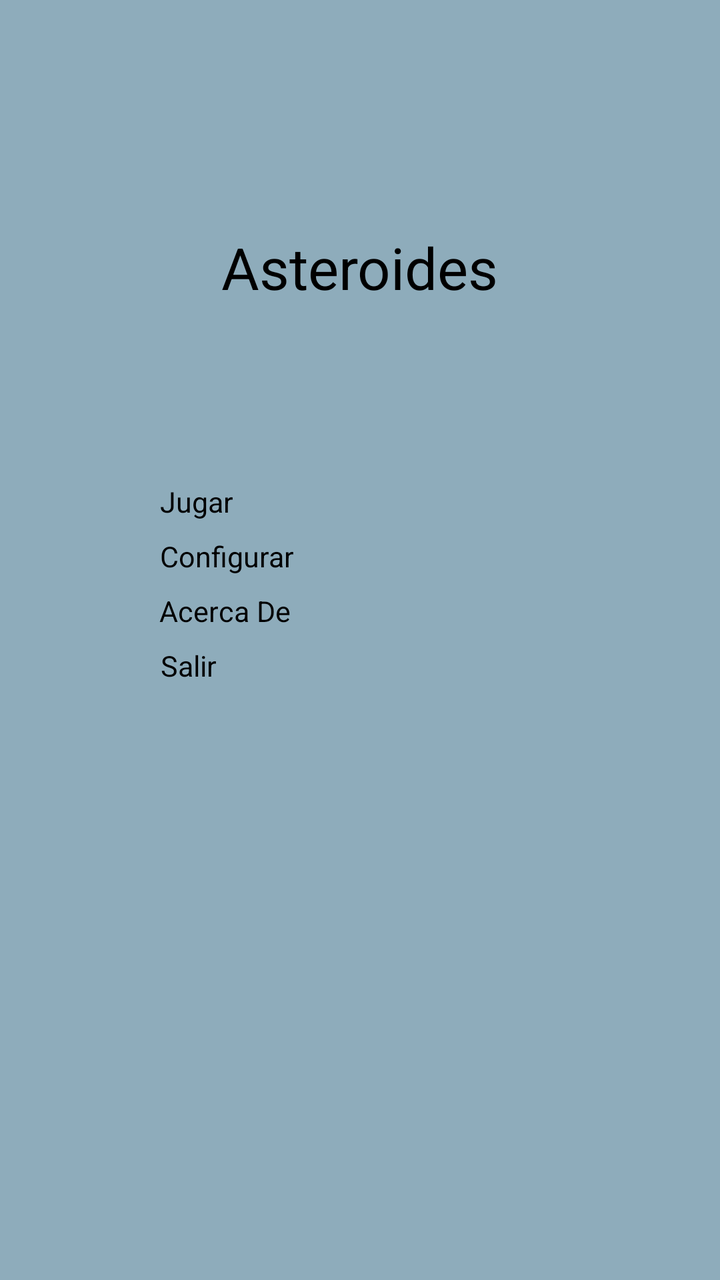
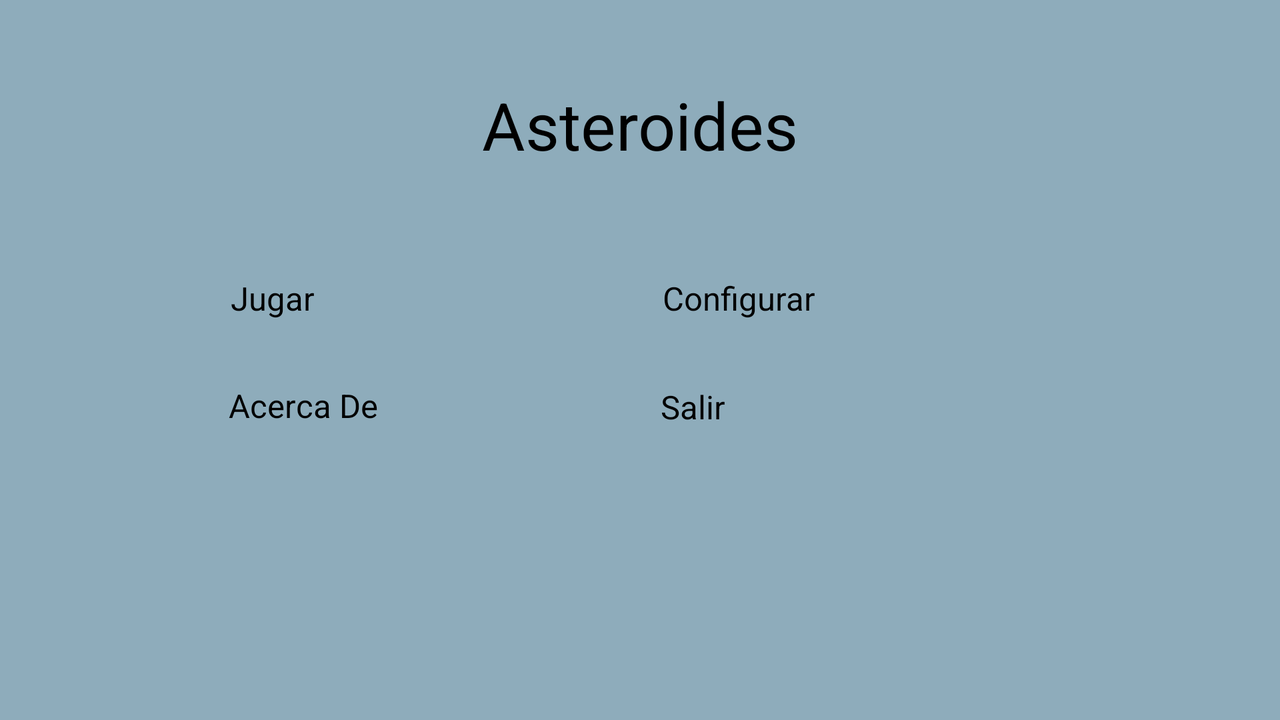

First picture: res/layout/ on a phone held upright. Second picture: the repository's own variant of that layout, on a device whose configuration matches the variant's folder. Source for both follows.
<!-- AndroidManifest.xml: application theme Theme.App.iniciando -->
<!-- res/layout/activity_main.xml -->
<?xml version="1.0" encoding="utf-8"?>
<androidx.constraintlayout.widget.ConstraintLayout xmlns:android="http://schemas.android.com/apk/res/android"
    xmlns:app="http://schemas.android.com/apk/res-auto"
    xmlns:tools="http://schemas.android.com/tools"
    android:layout_width="match_parent"
    android:layout_height="match_parent"
    android:background="@color/grisClaroPrimario"
    tools:context=".MainActivity">


    <TextView
        android:id="@+id/titulo"
        style="@style/tituloPrincipal.vertical"
        android:layout_width="wrap_content"
        android:layout_height="wrap_content"
        app:layout_constraintBottom_toBottomOf="parent"
        app:layout_constraintEnd_toEndOf="parent"
        app:layout_constraintHorizontal_bias="0.5"
        app:layout_constraintStart_toStartOf="parent"
        app:layout_constraintTop_toTopOf="parent"
        app:layout_constraintVertical_bias="0.19" />

    <Button
        android:id="@+id/botonIniciar"
        style="@style/botonMenuPrincipal.vertical"
        android:layout_width="200dp"
        android:layout_height="wrap_content"
        android:layout_marginTop="88dp"
        android:text="@string/jugar"
        app:layout_constraintBottom_toBottomOf="parent"
        app:layout_constraintEnd_toEndOf="parent"
        app:layout_constraintHorizontal_bias="0.5"
        app:layout_constraintStart_toStartOf="parent"
        app:layout_constraintTop_toBottomOf="@+id/titulo"
        app:layout_constraintVertical_bias="0.0" />

    <Button
        android:id="@+id/botonConfigurar"
        style="@style/botonMenuPrincipal.vertical"
        android:layout_width="200dp"
        android:layout_height="wrap_content"
        android:layout_marginTop="8dp"
        android:text="@string/configurar"
        app:layout_constraintBottom_toBottomOf="parent"
        app:layout_constraintEnd_toEndOf="parent"
        app:layout_constraintHorizontal_bias="0.5"
        app:layout_constraintStart_toStartOf="parent"
        app:layout_constraintTop_toBottomOf="@+id/botonIniciar"
        app:layout_constraintVertical_bias="0.0" />

    <Button
        android:id="@+id/botonAcercaDe"
        style="@style/botonMenuPrincipal.vertical"
        android:layout_width="200dp"
        android:layout_height="wrap_content"
        android:layout_marginTop="8dp"
        android:text="@string/acercaDe"
        app:layout_constraintBottom_toBottomOf="parent"
        app:layout_constraintEnd_toEndOf="parent"
        app:layout_constraintHorizontal_bias="0.497"
        app:layout_constraintStart_toStartOf="parent"
        app:layout_constraintTop_toBottomOf="@+id/botonConfigurar"
        app:layout_constraintVertical_bias="0.0" />

    <Button
        android:id="@+id/botonSalir"
        style="@style/botonMenuPrincipal.vertical"
        android:layout_width="200dp"
        android:layout_height="wrap_content"
        android:layout_marginTop="8dp"
        android:text="@string/salir"
        app:layout_constraintBottom_toBottomOf="parent"
        app:layout_constraintEnd_toEndOf="parent"
        app:layout_constraintHorizontal_bias="0.502"
        app:layout_constraintStart_toStartOf="parent"
        app:layout_constraintTop_toBottomOf="@+id/botonAcercaDe"
        app:layout_constraintVertical_bias="0.0" />



</androidx.constraintlayout.widget.ConstraintLayout>
<!-- resources referenced by this layout -->
<resources>
  <color name="grisClaroPrimario">#8eacbb</color>
  <string name="acercaDe">Acerca De</string>
  <string name="configurar">Configurar</string>
  <string name="jugar">Jugar</string>
  <string name="salir">Salir</string>
  <style name="botonMenuPrincipal.vertical">
          <item name="android:textSize">7pt</item>
      </style>
  <style name="tituloPrincipal.vertical">
          <item name="android:textSize">14pt</item>
      </style>
  <style name="Theme.App.iniciando" parent="Theme.SplashScreen">
          
          <item name="windowSplashScreenBackground">@color/grisClaroPrimario</item>
          
          <item name="windowSplashScreenAnimatedIcon">@drawable/ic_launcher_foreground</item>
          
          <item name="postSplashScreenTheme">@style/Theme.Asteroides</item>
      </style>
  <style name="Theme.Asteroides" parent="Theme.AppCompat.Light.NoActionBar">
          
          <item name="colorPrimary">@color/grisPrimario</item>
          <item name="colorPrimaryVariant">@color/grisClaroPrimario</item>
          <item name="colorOnPrimary">@color/textoSecundario</item>
          
          <item name="colorSecondary">@color/grisSecundario</item>
          <item name="colorSecondaryVariant">@color/grisClaroSecundario</item>
          <item name="colorOnSecondary">@color/textoPrimario</item>
          
          <item name="android:statusBarColor" tools:targetApi="l">?attr/colorPrimaryVariant</item>
          
      </style>
  <color name="grisPrimario">#607d8b</color>
  <color name="textoSecundario">#ffffff</color>
  <color name="grisSecundario">#757575</color>
  <color name="grisClaroSecundario">#a4a4a4</color>
  <color name="textoPrimario">#000000</color>
</resources>
<!-- res/layout-land/activity_main.xml (the repository's variant of the layout above) -->
<!-- drawn on the phone turned sideways -->
<?xml version="1.0" encoding="utf-8"?>
<androidx.constraintlayout.widget.ConstraintLayout xmlns:android="http://schemas.android.com/apk/res/android"
    xmlns:app="http://schemas.android.com/apk/res-auto"
    xmlns:tools="http://schemas.android.com/tools"
    android:layout_width="match_parent"
    android:layout_height="match_parent"
    android:background="@color/grisClaroPrimario"
    tools:context=".MainActivity">

    <TextView
        android:id="@+id/titulo"
        style="@style/tituloPrincipal.horizontal"
        android:layout_width="wrap_content"
        android:layout_height="wrap_content"
        app:layout_constraintBottom_toBottomOf="parent"
        app:layout_constraintEnd_toEndOf="parent"
        app:layout_constraintHorizontal_bias="0.5"
        app:layout_constraintStart_toStartOf="parent"
        app:layout_constraintTop_toTopOf="parent"
        app:layout_constraintVertical_bias="0.128" />

    <Button
        android:id="@+id/botonConfigurar"
        style="@style/botonMenuPrincipal.horizontal"
        android:layout_width="200dp"
        android:layout_height="wrap_content"
        android:layout_marginStart="16dp"
        android:text="@string/configurar"
        app:layout_constraintBottom_toBottomOf="parent"
        app:layout_constraintEnd_toEndOf="parent"
        app:layout_constraintHorizontal_bias="0.0"
        app:layout_constraintStart_toEndOf="@+id/botonIniciar"
        app:layout_constraintTop_toBottomOf="@+id/titulo"
        app:layout_constraintVertical_bias="0.211" />

    <Button
        android:id="@+id/botonIniciar"
        style="@style/botonMenuPrincipal.horizontal"
        android:layout_width="200dp"
        android:layout_height="wrap_content"
        android:text="@string/jugar"
        app:layout_constraintBottom_toBottomOf="parent"
        app:layout_constraintEnd_toEndOf="parent"
        app:layout_constraintHorizontal_bias="0.262"
        app:layout_constraintStart_toStartOf="parent"
        app:layout_constraintTop_toBottomOf="@+id/titulo"
        app:layout_constraintVertical_bias="0.211" />

    <Button
        android:id="@+id/botonAcercaDe"
        style="@style/botonMenuPrincipal.horizontal"
        android:layout_width="200dp"
        android:layout_height="wrap_content"
        android:layout_marginTop="16dp"
        android:text="@string/acercaDe"
        app:layout_constraintBottom_toBottomOf="parent"
        app:layout_constraintEnd_toEndOf="parent"
        app:layout_constraintHorizontal_bias="0.26"
        app:layout_constraintStart_toStartOf="parent"
        app:layout_constraintTop_toBottomOf="@+id/botonIniciar"
        app:layout_constraintVertical_bias="0.097" />

    <Button
        android:id="@+id/botonSalir"
        style="@style/botonMenuPrincipal.horizontal"
        android:layout_width="200dp"
        android:layout_height="wrap_content"
        android:layout_marginStart="16dp"
        android:layout_marginTop="16dp"
        android:text="@string/salir"
        app:layout_constraintBottom_toBottomOf="parent"
        app:layout_constraintEnd_toEndOf="parent"
        app:layout_constraintHorizontal_bias="0.0"
        app:layout_constraintStart_toEndOf="@+id/botonAcercaDe"
        app:layout_constraintTop_toBottomOf="@+id/botonConfigurar"
        app:layout_constraintVertical_bias="0.101" />

    <androidx.constraintlayout.widget.Guideline
        android:id="@+id/guideline2"
        android:layout_width="wrap_content"
        android:layout_height="wrap_content"
        android:orientation="horizontal"
        app:layout_constraintGuide_begin="193dp" />

    <androidx.constraintlayout.widget.Guideline
        android:id="@+id/guideline3"
        android:layout_width="wrap_content"
        android:layout_height="wrap_content"
        android:orientation="vertical"
        app:layout_constraintGuide_begin="341dp" />


</androidx.constraintlayout.widget.ConstraintLayout>
<!-- resources referenced by the variant -->
<!-- as the phone turned sideways resolves them -->
<resources>
  <color name="grisClaroPrimario">#8eacbb</color>
  <string name="acercaDe">Acerca De</string>
  <string name="configurar">Configurar</string>
  <string name="jugar">Jugar</string>
  <string name="salir">Salir</string>
  <style name="botonMenuPrincipal.horizontal">
          <item name="android:textSize">8pt</item>
      </style>
  <style name="tituloPrincipal.horizontal">
          <item name="android:textSize">16pt</item>
      </style>
  <style name="Theme.App.iniciando" parent="Theme.SplashScreen">
          
          <item name="windowSplashScreenBackground">@color/grisClaroPrimario</item>
          
          <item name="windowSplashScreenAnimatedIcon">@drawable/ic_launcher_foreground</item>
          
          <item name="postSplashScreenTheme">@style/Theme.Asteroides</item>
      </style>
  <style name="Theme.Asteroides" parent="Theme.AppCompat.Light.NoActionBar">
          
          <item name="colorPrimary">@color/grisPrimario</item>
          <item name="colorPrimaryVariant">@color/grisClaroPrimario</item>
          <item name="colorOnPrimary">@color/textoSecundario</item>
          
          <item name="colorSecondary">@color/grisSecundario</item>
          <item name="colorSecondaryVariant">@color/grisClaroSecundario</item>
          <item name="colorOnSecondary">@color/textoPrimario</item>
          
          <item name="android:statusBarColor" tools:targetApi="l">?attr/colorPrimaryVariant</item>
          
      </style>
  <color name="grisPrimario">#607d8b</color>
  <color name="textoSecundario">#ffffff</color>
  <color name="grisSecundario">#757575</color>
  <color name="grisClaroSecundario">#a4a4a4</color>
  <color name="textoPrimario">#000000</color>
</resources>
